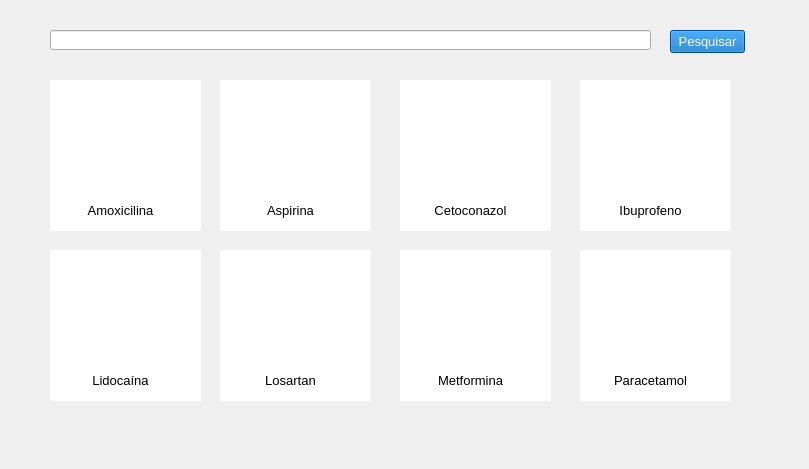
<?xml version="1.0" encoding="UTF-8"?>
<ui version="4.0">
 <class>MainWindow</class>
 <widget class="QMainWindow" name="MainWindow">
  <property name="geometry">
   <rect>
    <x>0</x>
    <y>0</y>
    <width>809</width>
    <height>469</height>
   </rect>
  </property>
  <property name="windowTitle">
   <string>Stock</string>
  </property>
  <widget class="QWidget" name="centralwidget">
   <widget class="QLineEdit" name="lineEdit">
    <property name="geometry">
     <rect>
      <x>50</x>
      <y>30</y>
      <width>601</width>
      <height>20</height>
     </rect>
    </property>
    <property name="placeholderText">
     <string/>
    </property>
   </widget>
   <widget class="QPushButton" name="pushButton">
    <property name="geometry">
     <rect>
      <x>670</x>
      <y>30</y>
      <width>75</width>
      <height>23</height>
     </rect>
    </property>
    <property name="font">
     <font>
      <pointsize>10</pointsize>
     </font>
    </property>
    <property name="styleSheet">
     <string notr="true">QPushButton{
  color: rgb(255, 255, 255);
  background-color: rgb(0, 103, 192);
}

QPushButton:hover{ 
	background-color: rgb(166, 202, 255);
}

QPushButton:pressed{
	background-color: rgb(116, 255, 121);
}</string>
    </property>
    <property name="text">
     <string>Pesquisar</string>
    </property>
   </widget>
   <widget class="QWidget" name="widget_17" native="true">
    <property name="geometry">
     <rect>
      <x>20</x>
      <y>60</y>
      <width>751</width>
      <height>371</height>
     </rect>
    </property>
    <widget class="QWidget" name="widget_8" native="true">
     <property name="geometry">
      <rect>
       <x>560</x>
       <y>190</y>
       <width>151</width>
       <height>151</height>
      </rect>
     </property>
     <property name="styleSheet">
      <string notr="true">background-color: rgb(255, 255, 255);</string>
     </property>
     <widget class="QWidget" name="widget_13" native="true">
      <property name="geometry">
       <rect>
        <x>10</x>
        <y>10</y>
        <width>131</width>
        <height>101</height>
       </rect>
      </property>
      <property name="styleSheet">
       <string notr="true">image: url(:/newPrefix/paracetamol.jpeg);</string>
      </property>
     </widget>
     <widget class="QLabel" name="label_5">
      <property name="geometry">
       <rect>
        <x>20</x>
        <y>120</y>
        <width>101</width>
        <height>21</height>
       </rect>
      </property>
      <property name="font">
       <font>
        <pointsize>10</pointsize>
       </font>
      </property>
      <property name="text">
       <string>Paracetamol</string>
      </property>
      <property name="alignment">
       <set>Qt::AlignCenter</set>
      </property>
     </widget>
    </widget>
    <widget class="QWidget" name="widget_3" native="true">
     <property name="geometry">
      <rect>
       <x>380</x>
       <y>20</y>
       <width>151</width>
       <height>151</height>
      </rect>
     </property>
     <property name="styleSheet">
      <string notr="true">background-color: rgb(255, 255, 255);</string>
     </property>
     <widget class="QWidget" name="widget_11" native="true">
      <property name="geometry">
       <rect>
        <x>10</x>
        <y>10</y>
        <width>131</width>
        <height>101</height>
       </rect>
      </property>
      <property name="styleSheet">
       <string notr="true">image: url(:/newPrefix/cetoconazol.jpeg);</string>
      </property>
     </widget>
     <widget class="QLabel" name="label_3">
      <property name="geometry">
       <rect>
        <x>20</x>
        <y>120</y>
        <width>101</width>
        <height>21</height>
       </rect>
      </property>
      <property name="font">
       <font>
        <pointsize>10</pointsize>
       </font>
      </property>
      <property name="text">
       <string>Cetoconazol</string>
      </property>
      <property name="alignment">
       <set>Qt::AlignCenter</set>
      </property>
     </widget>
    </widget>
    <widget class="QWidget" name="widget_6" native="true">
     <property name="geometry">
      <rect>
       <x>200</x>
       <y>190</y>
       <width>151</width>
       <height>151</height>
      </rect>
     </property>
     <property name="styleSheet">
      <string notr="true">background-color: rgb(255, 255, 255);</string>
     </property>
     <widget class="QWidget" name="widget_15" native="true">
      <property name="geometry">
       <rect>
        <x>10</x>
        <y>10</y>
        <width>131</width>
        <height>101</height>
       </rect>
      </property>
      <property name="styleSheet">
       <string notr="true">image: url(:/newPrefix/losartan.jpeg);</string>
      </property>
     </widget>
     <widget class="QLabel" name="label_7">
      <property name="geometry">
       <rect>
        <x>20</x>
        <y>120</y>
        <width>101</width>
        <height>21</height>
       </rect>
      </property>
      <property name="font">
       <font>
        <pointsize>10</pointsize>
       </font>
      </property>
      <property name="text">
       <string>Losartan</string>
      </property>
      <property name="alignment">
       <set>Qt::AlignCenter</set>
      </property>
     </widget>
    </widget>
    <widget class="QWidget" name="widget_2" native="true">
     <property name="geometry">
      <rect>
       <x>200</x>
       <y>20</y>
       <width>151</width>
       <height>151</height>
      </rect>
     </property>
     <property name="styleSheet">
      <string notr="true">background-color: rgb(255, 255, 255);</string>
     </property>
     <widget class="QWidget" name="widget_10" native="true">
      <property name="geometry">
       <rect>
        <x>10</x>
        <y>10</y>
        <width>131</width>
        <height>101</height>
       </rect>
      </property>
      <property name="styleSheet">
       <string notr="true">image: url(:/newPrefix/aspirina.jpeg);</string>
      </property>
     </widget>
     <widget class="QLabel" name="label_2">
      <property name="geometry">
       <rect>
        <x>20</x>
        <y>120</y>
        <width>101</width>
        <height>21</height>
       </rect>
      </property>
      <property name="font">
       <font>
        <pointsize>10</pointsize>
       </font>
      </property>
      <property name="text">
       <string>Aspirina</string>
      </property>
      <property name="alignment">
       <set>Qt::AlignCenter</set>
      </property>
     </widget>
    </widget>
    <widget class="QWidget" name="widget_4" native="true">
     <property name="geometry">
      <rect>
       <x>560</x>
       <y>20</y>
       <width>151</width>
       <height>151</height>
      </rect>
     </property>
     <property name="styleSheet">
      <string notr="true">background-color: rgb(255, 255, 255);</string>
     </property>
     <widget class="QWidget" name="widget_12" native="true">
      <property name="geometry">
       <rect>
        <x>10</x>
        <y>10</y>
        <width>131</width>
        <height>101</height>
       </rect>
      </property>
      <property name="styleSheet">
       <string notr="true">image: url(:/newPrefix/ibuprofeno.jpeg);</string>
      </property>
     </widget>
     <widget class="QLabel" name="label_4">
      <property name="geometry">
       <rect>
        <x>20</x>
        <y>120</y>
        <width>101</width>
        <height>21</height>
       </rect>
      </property>
      <property name="font">
       <font>
        <pointsize>10</pointsize>
       </font>
      </property>
      <property name="text">
       <string>Ibuprofeno</string>
      </property>
      <property name="alignment">
       <set>Qt::AlignCenter</set>
      </property>
     </widget>
    </widget>
    <widget class="QWidget" name="widget_7" native="true">
     <property name="geometry">
      <rect>
       <x>380</x>
       <y>190</y>
       <width>151</width>
       <height>151</height>
      </rect>
     </property>
     <property name="styleSheet">
      <string notr="true">background-color: rgb(255, 255, 255);</string>
     </property>
     <widget class="QWidget" name="widget_14" native="true">
      <property name="geometry">
       <rect>
        <x>10</x>
        <y>10</y>
        <width>131</width>
        <height>101</height>
       </rect>
      </property>
      <property name="styleSheet">
       <string notr="true">image: url(:/newPrefix/metformina.jpeg);</string>
      </property>
     </widget>
     <widget class="QLabel" name="label_6">
      <property name="geometry">
       <rect>
        <x>20</x>
        <y>120</y>
        <width>101</width>
        <height>21</height>
       </rect>
      </property>
      <property name="font">
       <font>
        <pointsize>10</pointsize>
       </font>
      </property>
      <property name="text">
       <string>Metformina</string>
      </property>
      <property name="alignment">
       <set>Qt::AlignCenter</set>
      </property>
     </widget>
    </widget>
    <widget class="QWidget" name="widget_5" native="true">
     <property name="geometry">
      <rect>
       <x>30</x>
       <y>190</y>
       <width>151</width>
       <height>151</height>
      </rect>
     </property>
     <property name="styleSheet">
      <string notr="true">background-color: rgb(255, 255, 255);</string>
     </property>
     <widget class="QWidget" name="widget_16" native="true">
      <property name="geometry">
       <rect>
        <x>10</x>
        <y>10</y>
        <width>131</width>
        <height>101</height>
       </rect>
      </property>
      <property name="styleSheet">
       <string notr="true">image: url(:/newPrefix/lidocaina.jpeg);</string>
      </property>
     </widget>
     <widget class="QLabel" name="label_8">
      <property name="geometry">
       <rect>
        <x>20</x>
        <y>120</y>
        <width>101</width>
        <height>21</height>
       </rect>
      </property>
      <property name="font">
       <font>
        <pointsize>10</pointsize>
       </font>
      </property>
      <property name="text">
       <string>Lidocaína</string>
      </property>
      <property name="alignment">
       <set>Qt::AlignCenter</set>
      </property>
     </widget>
    </widget>
    <widget class="QWidget" name="widget" native="true">
     <property name="geometry">
      <rect>
       <x>30</x>
       <y>20</y>
       <width>151</width>
       <height>151</height>
      </rect>
     </property>
     <property name="styleSheet">
      <string notr="true">background-color: rgb(255, 255, 255);</string>
     </property>
     <widget class="QWidget" name="widget_9" native="true">
      <property name="geometry">
       <rect>
        <x>10</x>
        <y>10</y>
        <width>131</width>
        <height>101</height>
       </rect>
      </property>
      <property name="styleSheet">
       <string notr="true">image: url(:/newPrefix/amoxicilina.png);</string>
      </property>
     </widget>
     <widget class="QLabel" name="label">
      <property name="geometry">
       <rect>
        <x>20</x>
        <y>120</y>
        <width>101</width>
        <height>21</height>
       </rect>
      </property>
      <property name="font">
       <font>
        <pointsize>10</pointsize>
       </font>
      </property>
      <property name="text">
       <string>Amoxicilina</string>
      </property>
      <property name="alignment">
       <set>Qt::AlignCenter</set>
      </property>
     </widget>
    </widget>
   </widget>
   <zorder>widget_17</zorder>
   <zorder>lineEdit</zorder>
   <zorder>pushButton</zorder>
  </widget>
 </widget>
 <resources>
  <include location="kaya.qrc.txt"/>
 </resources>
 <connections/>
</ui>
